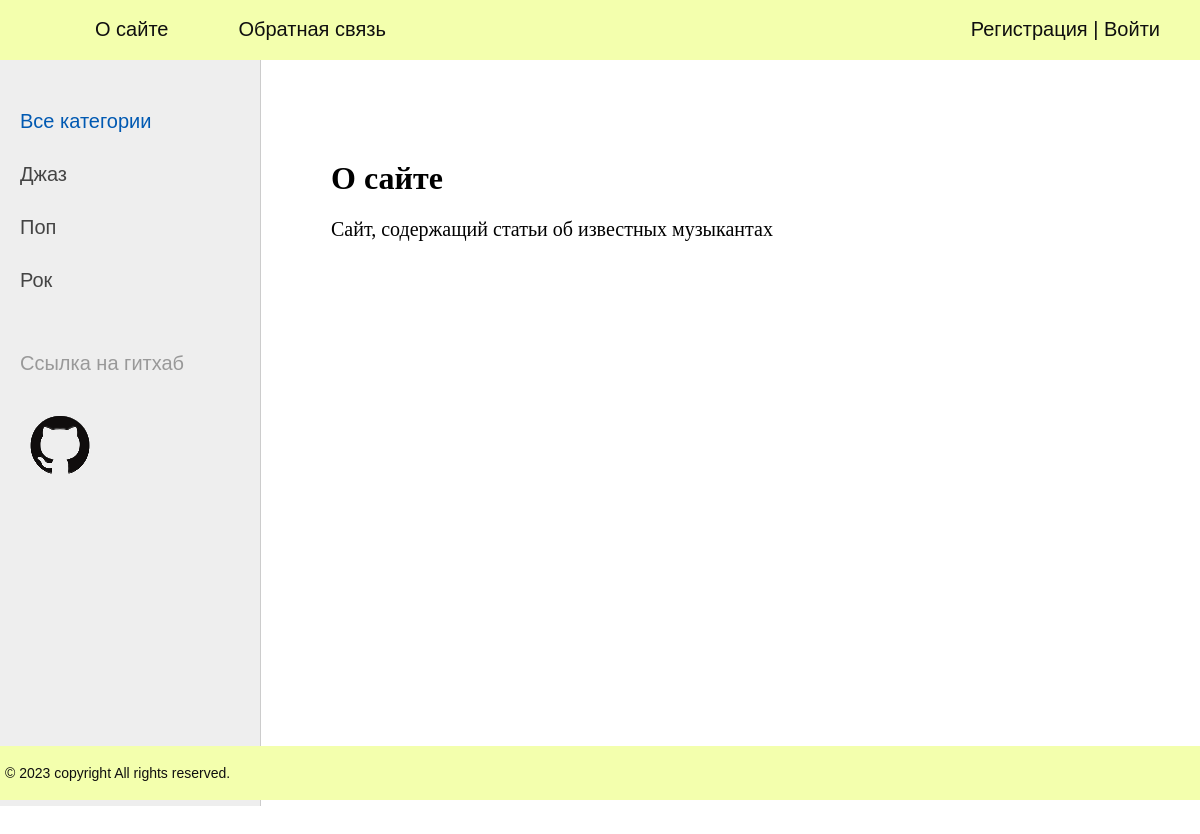
The page /about/ on the database its author committed.
### apps/posts/models.py (models this page shows, shortened)
class Category(models.Model):
    name = models.CharField(max_length = 100, db_index = True, verbose_name = 'Жанр')
    slug = models.SlugField(max_length = 255, unique = True, db_index = True, verbose_name = 'URL')
    def get_absolute_url(self):
        return reverse('posts:category', kwargs = {'cat_slug':self.slug})
    class Meta:
        verbose_name = 'Жанр'
        verbose_name_plural = 'Жанры'
        ordering = ['name']

### apps/posts/views.py (the view)
# urls.py: path('about/',  about, name='about'),
def about(request):
    contact_list = Musician.objects.all()
    if not request.user.is_authenticated:
        context = {
        'title': 'О сайте',
        'cat_selected': 0,
        'menu':[menu[0],menu[2]],
        }
    else:
        context = {
            'title': 'О сайте',
            'cat_selected': 0,
            'menu':menu,
        }
    return render(request, 'posts/about.html', context = context)

### apps/posts/templatetags/posts_tags.py (called while the page is built)
@register.inclusion_tag(filename = 'posts/list_categories.html')
def show_categories(sort=None, cat_selected = 0):
    if not sort:
        cats = Category.objects.all ()
    else:
        cats = Category.objects.order_by(sort)
    return {"cats": cats, "cat_selected": cat_selected}

### apps/posts/templates/posts/about.html
{% extends 'layout/base.html' %}
{% block content %}
<h1>{{title}}</h1>
<p>Сайт, содержащий статьи об известных музыкантах</p>
{% endblock %}

### apps/posts/templates/posts/list_categories.html
{% for c in cats %}
{% if c.pk == cat_selected %}
<li class="selected">{{c.name}}</li>
{% else %}
<li><a href="{{ c.get_absolute_url }}">{{c.name}}</a></li>
{% endif %}
{% endfor %}

### apps/posts/static/posts/css/styles.css (style rules this page uses)
html, body { font-family: 'Arial'; margin: 0; padding: 0; height: 100%; width: 100%; color: #444; }
a { color: #0059b2; text-decoration: none; }
.left-chapters ul li { margin: 30px 0 0 0; color: #999; }
.left-chapters ul li a { color: #444; text-decoration: none; }
.content-text h1 { font-size: 32px; }

### rows shown on the page
Category: name "Джаз"
Category: name "Поп"
Category: name "Рок"

### other values the page prints
{{ m.title }} "О сайте" "Обратная связь"
{{ title }} "О сайте"
